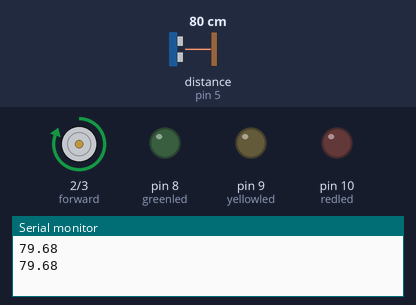
Recording of a sketch running on a simulated Arduino Uno, built with avr-gcc and run on an emulated ATmega328P. Parts: motor-driver pin pairs drawn as motors (green arrow = first pin HIGH = forward, orange = second pin HIGH = backward, longer = more drive), output pins drawn as LEDs (lit = HIGH), the last lines printed to the serial monitor. Wiring (inferred from the names in the program): ultrasonic range finder: trigger pin 4; echo pin 5. The test bench sets the inputs (shaded band); at power-on: distance to the obstacle (sensor on pin 5) 80 cm. The echo pulse lasts 58.3 µs per cm; pins used as bus, display or sensor lines are not drawn.

Above: at 1.8 s.
1.9 s: distance to the obstacle (sensor on pin 5) set to 34 cm
4.2 s: distance to the obstacle (sensor on pin 5) set to 30 cm
At 6.6 s:
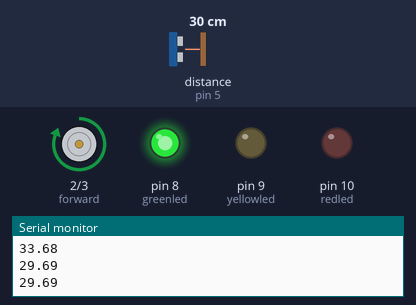
7.5 s: distance to the obstacle (sensor on pin 5) set to 2 cm
At 10.2 s:
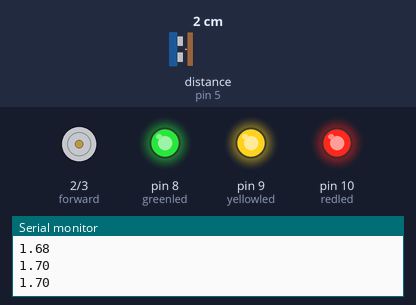
10.5 s: distance to the obstacle (sensor on pin 5) set to 14 cm
13.2 s: distance to the obstacle (sensor on pin 5) set to 18 cm
At 16.2 s:
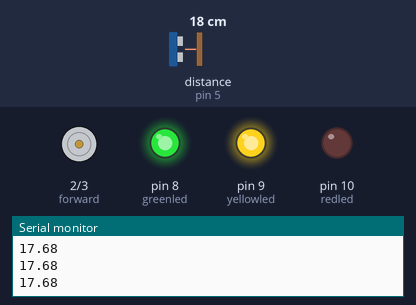
16.5 s: distance to the obstacle (sensor on pin 5) set to 4 cm
At 18.9 s:
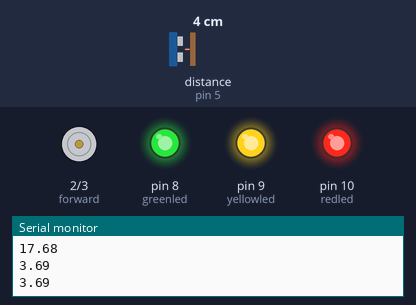
Timing chart, 0 to 20.4 s (numbered marks = the images above; inputs shaded):
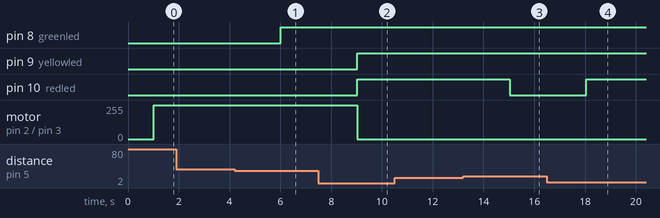

Measured:
- the behaviour switches between 33 and 32 cm on distance to the obstacle (sensor on pin 5) (found by bisection; images 0 and 1)
- the behaviour switches between 15 and 16 cm on distance to the obstacle (sensor on pin 5) (found by bisection; images 2 and 3)
- after the input at 4.2 s, pin 8 (greenled): LOW → HIGH after 1.8 s
- after the input at 7.5 s, pin 9 (yellowled), pin 10 (redled): LOW → HIGH after 1.5 s; motor on pin 2 (forward) / pin 3 (backward): forward 255/255 → stopped after 1.5 s
- after the input at 13.2 s, pin 10 (redled): HIGH → LOW after 1.8 s
- after the input at 16.5 s, pin 10 (redled): LOW → HIGH after 1.5 s

The sketch:

sketch.ino
```cpp
int redled = 10;
int yellowled = 9;
int greenled = 8;
const int trigPin = 4;
const int echoPin = 5;
const int forward = 2;
const int backward = 3;
int outval = 0;
float duration, distance;

void setup() {
  // put your setup code here, to run once:
  pinMode(redled, OUTPUT);
  pinMode(yellowled, OUTPUT);
  pinMode(greenled, OUTPUT);
  pinMode(forward,OUTPUT);
  pinMode(backward,OUTPUT);
  pinMode(trigPin, OUTPUT);
  pinMode(echoPin, INPUT);
  Serial.begin(9600);
}

void loop() {
  // put your main code here, to run repeatedly:
  digitalWrite(trigPin, LOW);
  delayMicroseconds(2);
  digitalWrite(trigPin, HIGH);
  delayMicroseconds(10);
  digitalWrite(trigPin, LOW);
  duration = pulseIn(echoPin, HIGH);
  distance = (duration*.0343)/2; // distance from sensor in centimeters
  Serial.println(distance);
  delay(1000);
  outval = map(distance,0,50,0,255); // changes distance range from 0-50 to 0-255
  analogWrite(backward,0); // I want the dc motor to move in only one direction (forward)
  analogWrite(forward,outval); // the further away it is, the higher outval is, then the faster the motor turns
  if (distance <= 15) { // closest to sensor, all LEDs turn on
      digitalWrite(yellowled, HIGH);
      digitalWrite(greenled, HIGH);
      digitalWrite(redled, HIGH);
    }
  else if ((distance > 15)&&(distance < 25)) { // further away, green and yellow are both on (and green os off)
      digitalWrite(greenled, HIGH);
      digitalWrite(yellowled, HIGH);
      digitalWrite(redled, LOW);
    }
  else if ((distance > 25)&&(distance < 32 )) { // some more distance, only the green is on
    digitalWrite(greenled, HIGH);
    digitalWrite(yellowled, LOW);
    digitalWrite(redled, LOW);
    }
  else { // further than or equal to 32cm, all LEDs turn off
    digitalWrite(yellowled, LOW);
    digitalWrite(greenled, LOW);
    digitalWrite(redled, LOW);
  }
}
```
